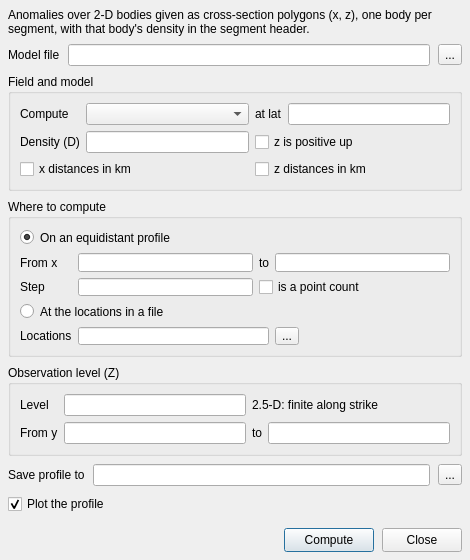
<?xml version="1.0" encoding="UTF-8"?>
<ui version="4.0">
 <class>Talwani2DDialog</class>
 <widget class="QDialog" name="Talwani2DDialog">
  <property name="geometry">
   <rect>
    <x>0</x>
    <y>0</y>
    <width>470</width>
    <height>560</height>
   </rect>
  </property>
  <property name="windowTitle">
   <string>talwani2d</string>
  </property>
  <layout class="QVBoxLayout" name="mainVerticalLayout">
   <property name="spacing">
    <number>8</number>
   </property>
   <property name="margin" stdset="0">
    <number>8</number>
   </property>
   <item>
    <widget class="QLabel" name="lb_hint">
     <property name="text"><string>Anomalies over 2-D bodies given as cross-section polygons (x, z), one body per segment, with that body's density in the segment header.</string></property>
     <property name="wordWrap"><bool>true</bool></property>
    </widget>
   </item>
   <item>
    <layout class="QGridLayout" name="gridLayout_model">
     <item row="0" column="0">
      <widget class="QLabel" name="lb_infile"><property name="text"><string>Model file</string></property></widget>
     </item>
     <item row="0" column="1">
      <widget class="QLineEdit" name="edit_infile">
       <property name="toolTip"><string>The cross-sections of one or more bodies, one polygon per segment. Double-click to browse.</string></property>
      </widget>
     </item>
     <item row="0" column="2">
      <widget class="QToolButton" name="btn_infile">
       <property name="text"><string>...</string></property>
      </widget>
     </item>
    </layout>
   </item>
   <item>
    <widget class="QGroupBox" name="gb_field">
     <property name="title">
      <string>Field and model</string>
     </property>
     <layout class="QGridLayout" name="gridLayout_field">
      <item row="0" column="0">
       <widget class="QLabel" name="lb_field"><property name="text"><string>Compute</string></property></widget>
      </item>
      <item row="0" column="1">
       <widget class="QComboBox" name="cb_field">
        <property name="toolTip"><string>Which geopotential field to model (F)</string></property>
       </widget>
      </item>
      <item row="0" column="2">
       <widget class="QLabel" name="lb_lat"><property name="text"><string>at lat</string></property></widget>
      </item>
      <item row="0" column="3">
       <widget class="QLineEdit" name="edit_lat">
        <property name="toolTip"><string>Latitude at which normal gravity is evaluated for the geoid [45]. Geoid only.</string></property>
       </widget>
      </item>
      <item row="1" column="0">
       <widget class="QLabel" name="lb_density"><property name="text"><string>Density (D)</string></property></widget>
      </item>
      <item row="1" column="1">
       <widget class="QLineEdit" name="edit_density">
        <property name="toolTip"><string>One density contrast for every body, overriding the segment headers. Below 10 is read as g/cm3, above as kg/m3. Empty = take each body's density from its own segment header.</string></property>
       </widget>
      </item>
      <item row="1" column="2" colspan="2">
       <widget class="QCheckBox" name="chk_zup">
        <property name="toolTip"><string>The z-axis of the model points UP (A) [default is down]</string></property>
        <property name="text"><string>z is positive up</string></property>
       </widget>
      </item>
      <item row="2" column="0" colspan="2">
       <widget class="QCheckBox" name="chk_hkm">
        <property name="toolTip"><string>Horizontal distances in the model are in km (Mh) [metres]</string></property>
        <property name="text"><string>x distances in km</string></property>
       </widget>
      </item>
      <item row="2" column="2" colspan="2">
       <widget class="QCheckBox" name="chk_vkm">
        <property name="toolTip"><string>Vertical distances in the model are in km (Mv) [metres]</string></property>
        <property name="text"><string>z distances in km</string></property>
       </widget>
      </item>
     </layout>
    </widget>
   </item>
   <item>
    <widget class="QGroupBox" name="gb_lattice">
     <property name="title">
      <string>Where to compute</string>
     </property>
     <layout class="QGridLayout" name="gridLayout_where">
      <item row="0" column="0" colspan="4">
       <widget class="QRadioButton" name="rb_lattice">
        <property name="toolTip"><string>An equidistant profile (T)</string></property>
        <property name="text"><string>On an equidistant profile</string></property>
        <property name="checked"><bool>true</bool></property>
       </widget>
      </item>
      <item row="1" column="0">
       <widget class="QLabel" name="lb_tmin"><property name="text"><string>From x</string></property></widget>
      </item>
      <item row="1" column="1">
       <widget class="QLineEdit" name="edit_tmin"/>
      </item>
      <item row="1" column="2">
       <widget class="QLabel" name="lb_tmax"><property name="text"><string>to</string></property></widget>
      </item>
      <item row="1" column="3">
       <widget class="QLineEdit" name="edit_tmax"/>
      </item>
      <item row="2" column="0">
       <widget class="QLabel" name="lb_tinc"><property name="text"><string>Step</string></property></widget>
      </item>
      <item row="2" column="1">
       <widget class="QLineEdit" name="edit_tinc"/>
      </item>
      <item row="2" column="2" colspan="2">
       <widget class="QCheckBox" name="chk_tnum">
        <property name="toolTip"><string>Read that box as the NUMBER of points along the profile instead of the step (+n)</string></property>
        <property name="text"><string>is a point count</string></property>
       </widget>
      </item>
      <item row="3" column="0" colspan="4">
       <widget class="QRadioButton" name="rb_track">
        <property name="toolTip"><string>Compute at the locations listed in a file instead (N)</string></property>
        <property name="text"><string>At the locations in a file</string></property>
       </widget>
      </item>
      <item row="4" column="0">
       <widget class="QLabel" name="lb_trackfile"><property name="text"><string>Locations</string></property></widget>
      </item>
      <item row="4" column="1" colspan="2">
       <widget class="QLineEdit" name="edit_trackfile">
        <property name="toolTip"><string>A file of x [z] positions. A second column is taken as the observation level unless one is given below. Double-click to browse.</string></property>
       </widget>
      </item>
      <item row="4" column="3">
       <widget class="QToolButton" name="btn_trackfile">
        <property name="text"><string>...</string></property>
       </widget>
      </item>
     </layout>
    </widget>
   </item>
   <item>
    <widget class="QGroupBox" name="gb_level">
     <property name="title">
      <string>Observation level (Z)</string>
     </property>
     <layout class="QGridLayout" name="gridLayout_level">
      <item row="0" column="0">
       <widget class="QLabel" name="lb_level"><property name="text"><string>Level</string></property></widget>
      </item>
      <item row="0" column="1">
       <widget class="QLineEdit" name="edit_level">
        <property name="toolTip"><string>A constant observation level [0]</string></property>
       </widget>
      </item>
      <item row="0" column="2" colspan="2">
       <widget class="QLabel" name="lb_25hint">
        <property name="text"><string>2.5-D: finite along strike</string></property>
       </widget>
      </item>
      <item row="1" column="0">
       <widget class="QLabel" name="lb_y25min"><property name="text"><string>From y</string></property></widget>
      </item>
      <item row="1" column="1">
       <widget class="QLineEdit" name="edit_y25min">
        <property name="toolTip"><string>Near end of the body's extent along strike. Free-air anomalies only; empty = a truly 2-D body.</string></property>
       </widget>
      </item>
      <item row="1" column="2">
       <widget class="QLabel" name="lb_y25max"><property name="text"><string>to</string></property></widget>
      </item>
      <item row="1" column="3">
       <widget class="QLineEdit" name="edit_y25max">
        <property name="toolTip"><string>Far end of the body's extent along strike. Free-air anomalies only.</string></property>
       </widget>
      </item>
     </layout>
    </widget>
   </item>
   <item>
    <layout class="QGridLayout" name="gridLayout_out">
     <item row="0" column="0">
      <widget class="QLabel" name="lb_out"><property name="text"><string>Save profile to</string></property></widget>
     </item>
     <item row="0" column="1">
      <widget class="QLineEdit" name="edit_outfile">
       <property name="toolTip"><string>Optional output table. The profile always goes to the Data Viewer.</string></property>
      </widget>
     </item>
     <item row="0" column="2">
      <widget class="QToolButton" name="btn_outfile">
       <property name="text"><string>...</string></property>
      </widget>
     </item>
     <item row="1" column="0" colspan="3">
      <widget class="QCheckBox" name="chk_plot">
       <property name="toolTip"><string>Also draw the modelled anomaly in the X,Y plot tool</string></property>
       <property name="text"><string>Plot the profile</string></property>
       <property name="checked"><bool>true</bool></property>
      </widget>
     </item>
    </layout>
   </item>
   <item>
    <spacer name="verticalSpacer_bottom">
     <property name="orientation"><enum>Qt::Orientation::Vertical</enum></property>
     <property name="sizeType"><enum>QSizePolicy::Policy::Fixed</enum></property>
     <property name="sizeHint" stdset="0"><size><width>20</width><height>6</height></size></property>
    </spacer>
   </item>
   <item>
    <layout class="QHBoxLayout" name="horizontalLayout_buttons">
     <item>
      <spacer name="buttonsSpacer">
       <property name="orientation"><enum>Qt::Orientation::Horizontal</enum></property>
       <property name="sizeHint" stdset="0"><size><width>40</width><height>20</height></size></property>
      </spacer>
     </item>
     <item>
      <widget class="QPushButton" name="push_compute">
       <property name="minimumSize"><size><width>90</width><height>24</height></size></property>
       <property name="text"><string>Compute</string></property>
      </widget>
     </item>
     <item>
      <widget class="QPushButton" name="push_close">
       <property name="minimumSize"><size><width>70</width><height>24</height></size></property>
       <property name="text"><string>Close</string></property>
      </widget>
     </item>
    </layout>
   </item>
  </layout>
 </widget>
 <resources/>
 <connections/>
</ui>
